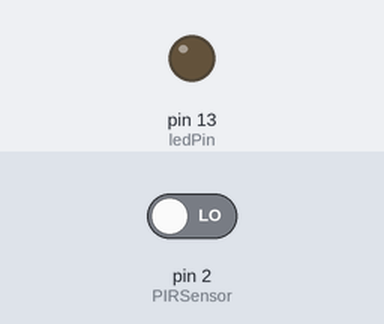
A sketch run on a simulated Arduino Uno, built with avr-gcc and run on an emulated ATmega328P. Parts: output pins drawn as LEDs (lit = HIGH). The test bench sets the inputs (shaded band); at power-on: pin 2 (PIRSensor) LOW. What the sketch prints to the serial monitor is not drawn.

Above: at 1.2 s.
1.3 s: pin 2 (PIRSensor) driven HIGH
At 1.6 s:
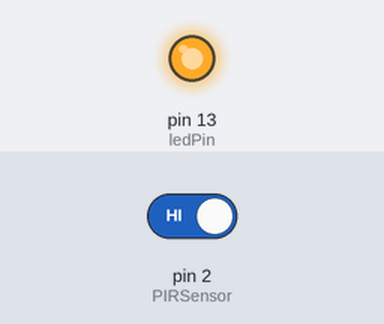
2.8 s: pin 2 (PIRSensor) driven LOW
At 4.0 s:
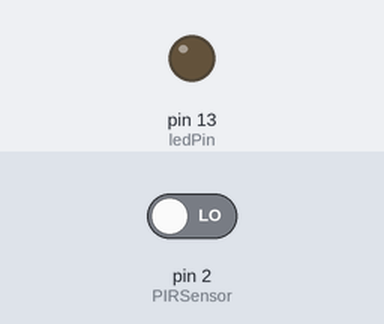
Timing chart, 0 to 5.8 s (numbered marks = the images above; inputs shaded):
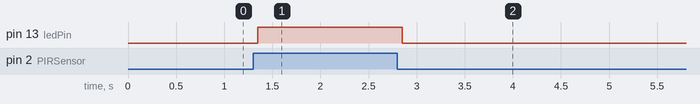

Measured:
- after the input at 1.3 s, pin 13 (ledPin): LOW → HIGH after 0.05 s
- after the input at 2.8 s, pin 13 (ledPin): HIGH → LOW after 0.05 s

The sketch:

Slave.ino
```cpp
/*
   EXcode 15-1
*/
int ledPin = 13;
int PIRSensor = 2; // PIR 模組訊號

void setup()
{
  pinMode(ledPin, OUTPUT);
  pinMode(PIRSensor, INPUT); // 宣告 PIRSensor狀態為 INPUT
  digitalWrite(ledPin, LOW);
  Serial.begin(9600);
}

void loop()
{
  boolean state = digitalRead(PIRSensor); // 讀取目前狀態
  if (HIGH == state)
  {
    Serial.print("A");
  }
  else
  {
    Serial.print("N");
  }
  digitalWrite(ledPin, state);
  delay(150);
}
```
